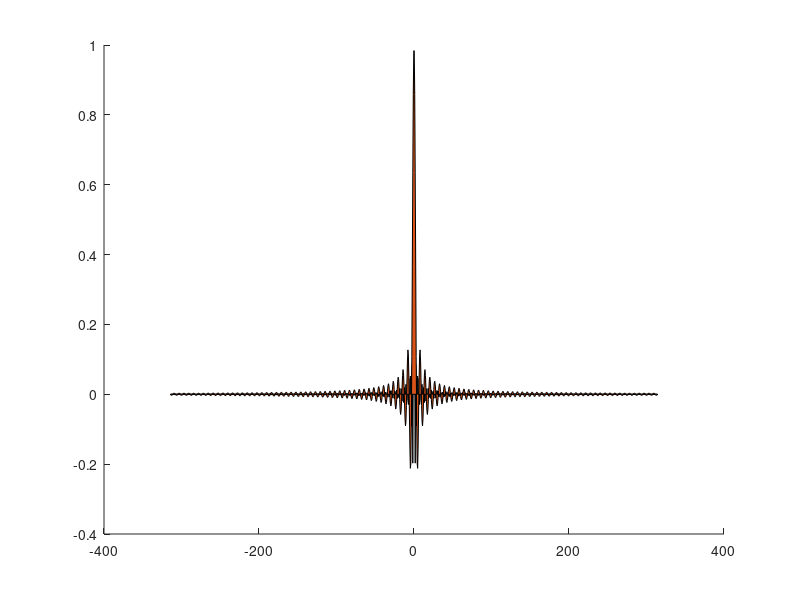

The MATLAB script that drew this image:
clear; clc; close all;

x = linspace(-100*pi, 100*pi, 1000);
y = sinc(x);
y1 = sin(x)./x;

hold on
%plot(x, y)
area(x, y)

area(x, y1)
hold off

area = trapz(x, y)
area2 = trapz(x, y1)

% Homework problem: integral from 0-5 of x*e^(-x/3)dx, compute using trapz
% and quad, check with analytical solution: -24e^(-5/3) + 9

x2 = linspace(0, 5, 10);
y2 = x2.*exp(-x2/3);

func = @(z) z.*exp(-z/3);

area2_trap = trapz(x2, y2)
area2_quad = quad(func, 0, 5)
area2_integral = integral(func, 0, 5)

area_analyical = -24*exp(-5/3) + 9
